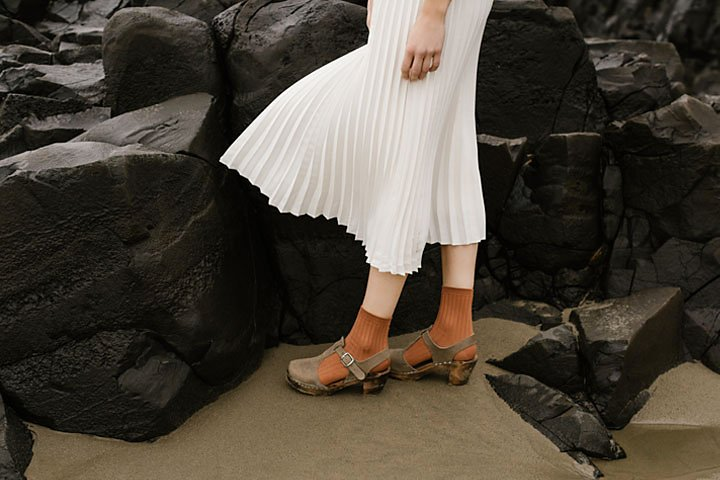
#> input picture images/figure2.jpg, 720 x 480 px
$ python q2.py
#> lines starting #> are read from the running program, lines starting #| are printed output that depends on the picture
import cv2
import numpy as np
import matplotlib.pyplot as plt
import os

# -----------------------------
# 1. Paths
# -----------------------------
BASE_DIR = os.path.dirname(os.path.dirname(__file__))

IMG_PATH = os.path.join(BASE_DIR, "images", "figure2.jpg")  # update if needed
OUT_DIR = os.path.join(BASE_DIR, "outputs", "q2")

os.makedirs(OUT_DIR, exist_ok=True)

# -----------------------------
# 2. Load Image
# -----------------------------
img_bgr = cv2.imread(IMG_PATH)
#> img_bgr is the input picture: shape (480, 720, 3); mean B, G, R 58.1, 68.6, 75.7

if img_bgr is None:
    raise FileNotFoundError(f"Image not found at {IMG_PATH}")

# Convert once
img_lab = cv2.cvtColor(img_bgr, cv2.COLOR_BGR2LAB)
#> img_lab: shape (480, 720, 3); mean of channels 0, 1, 2 71.3, 129.1, 135
L, a, b = cv2.split(img_lab)
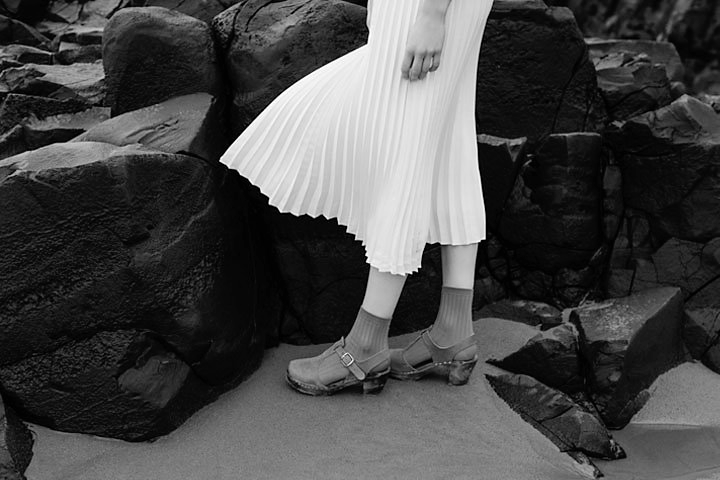
#> L: shape (480, 720); min 0, max 255, mean 71.3
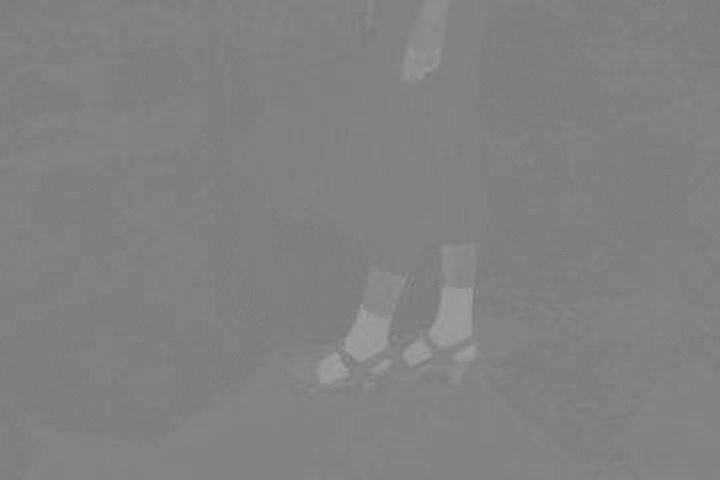
#> a: shape (480, 720); min 119, max 160, mean 129.1

L_norm = L / 255.0

# Save original histogram once
plt.figure()
plt.hist(L.flatten(), bins=256)
plt.title("Original L Histogram")
plt.savefig(os.path.join(OUT_DIR, "hist_original.png"))
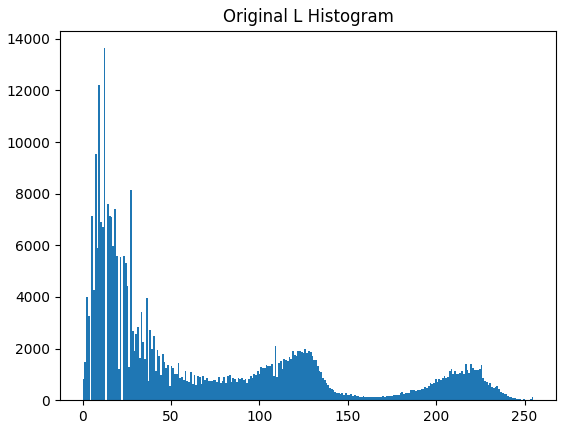
#> figure drawn by matplotlib, 1 panel; tallest bar 13634 high, from x = 11.95 to 12.95
plt.close()

# Save original image
cv2.imwrite(os.path.join(OUT_DIR, "original.png"), img_bgr)

# -----------------------------
# 3. Gamma Values Loop
# -----------------------------
gamma_values = [0.5, 2.0]

for gamma in gamma_values:
    # Apply gamma
    L_gamma = np.power(L_norm, gamma)
    L_new = np.uint8(L_gamma * 255)

    # Merge and convert back
    img_lab_corrected = cv2.merge((L_new, a, b))
    img_corrected_bgr = cv2.cvtColor(img_lab_corrected, cv2.COLOR_LAB2BGR)

    # Save image
    out_img_path = os.path.join(OUT_DIR, f"gamma_{gamma}.png")
    cv2.imwrite(out_img_path, img_corrected_bgr)

    # Save histogram
    plt.figure()
    plt.hist(L_new.flatten(), bins=256)
    plt.title(f"Gamma Histogram (γ={gamma})")
    plt.savefig(os.path.join(OUT_DIR, f"hist_gamma_{gamma}.png"))
    plt.close()
#> this loop made 2 passes
#> pass 1, `L_gamma = np.power(L_norm, gamma)`:
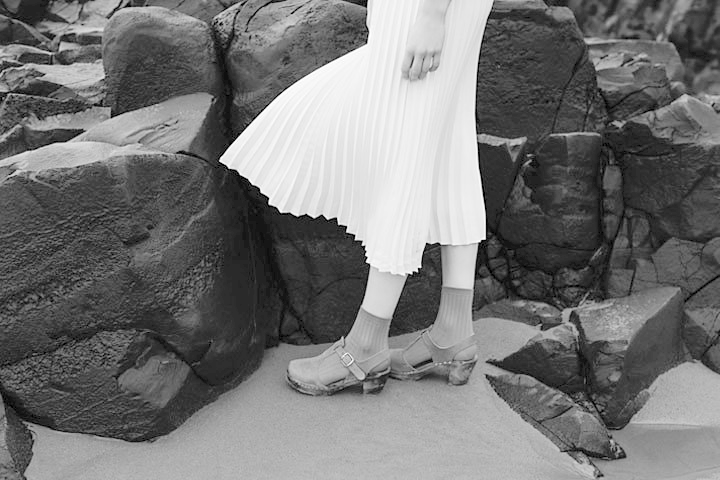
#> L_gamma: shape (480, 720) float64; min 0, max 1, mean 0.462
#> pass 1, `img_corrected_bgr = cv2.cvtColor(img_lab_corrected, cv2.COLOR_LAB2BGR)`:
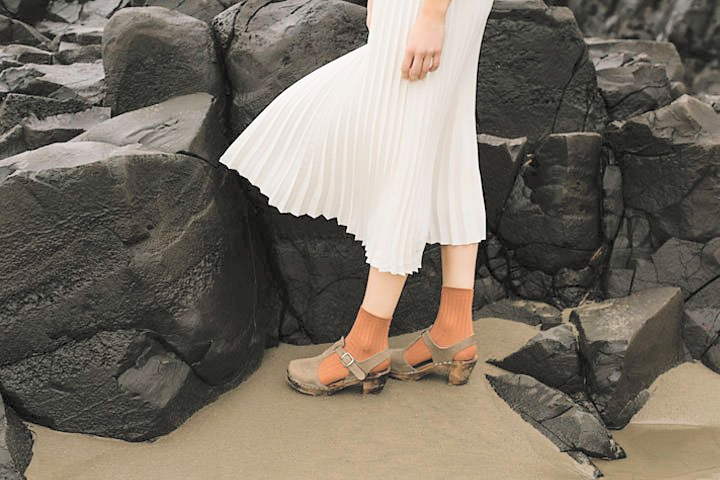
#> img_corrected_bgr: shape (480, 720, 3); mean B, G, R 100.2, 111.1, 118.8
#> pass 1, `plt.savefig(os.path.join(OUT_DIR, f"hist_gamma_{gamma}.png"))`:
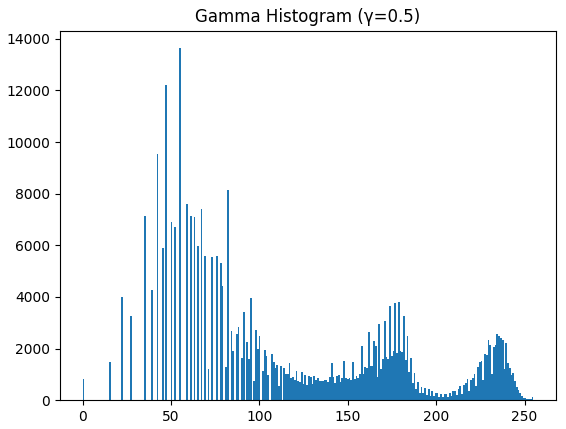
#> figure drawn by matplotlib, 1 panel; tallest bar 13634 high, from x = 54.79 to 55.78
#> after the loop:
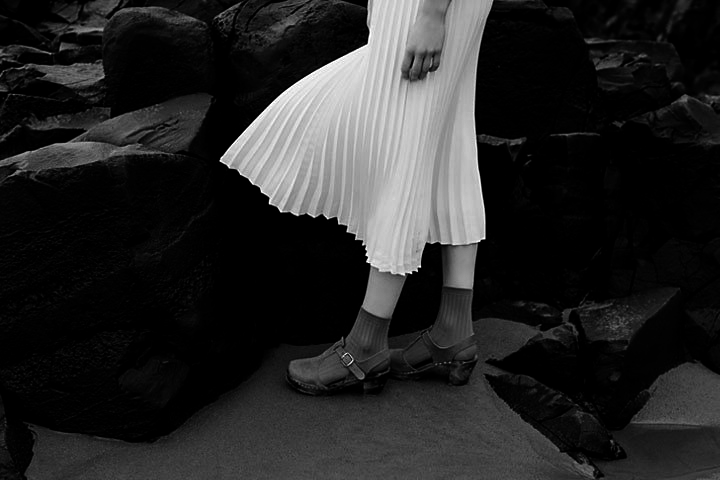
#> L_new: shape (480, 720); min 0, max 255, mean 38.6
#> after the loop: img_lab_corrected: shape (480, 720, 3); mean of channels 0, 1, 2 38.6, 129.1, 135

print("✅ Processing complete for gamma values:", gamma_values)
